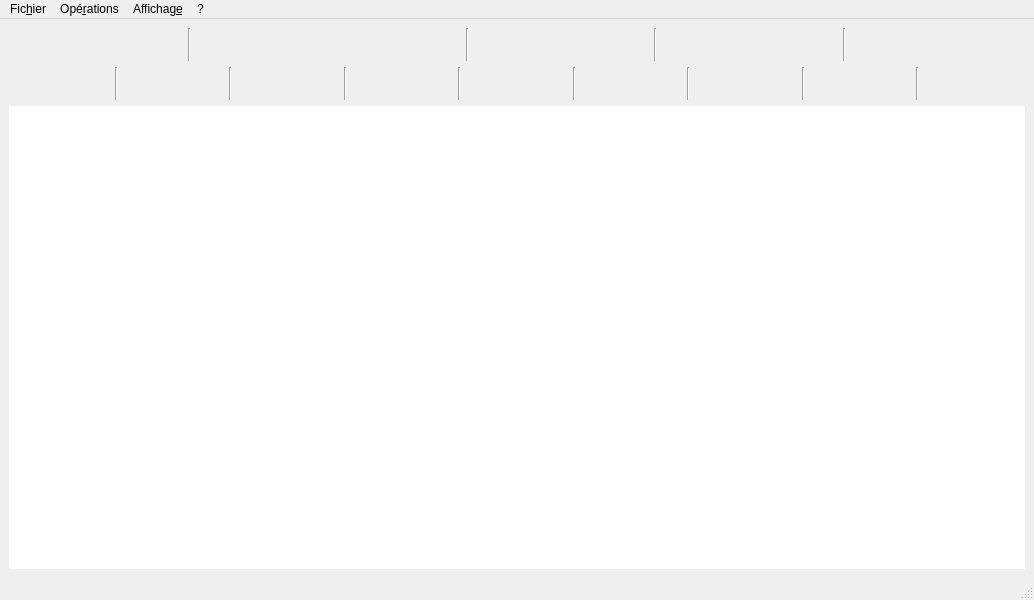
 <widget class="QMainWindow" name="MainWindow">
  <property name="geometry">
   <rect>
    <x>0</x>
    <y>0</y>
    <width>1034</width>
    <height>600</height>
   </rect>
  </property>
  <property name="windowTitle">
   <string>Pythot</string>
  </property>
  <property name="windowIcon">
   <iconset>
    <normaloff>icons/thot.ico</normaloff>icons/thot.ico</iconset>
  </property>
  <widget class="QWidget" name="centralwidget">
   <property name="sizePolicy">
    <sizepolicy hsizetype="Expanding" vsizetype="Expanding">
     <horstretch>0</horstretch>
     <verstretch>0</verstretch>
    </sizepolicy>
   </property>
   <property name="autoFillBackground">
    <bool>false</bool>
   </property>
   <property name="styleSheet">
    <string notr="true"/>
   </property>
   <layout class="QVBoxLayout" name="verticalLayout">
    <item>
     <layout class="QHBoxLayout" name="horizontalLayout_7">
      <item>
       <widget class="QPushButton" name="open">
        <property name="toolTip">
         <string>Ouvrir une équation (CTRL+O)</string>
        </property>
        <property name="text">
         <string/>
        </property>
        <property name="icon">
         <iconset resource="resources.qrc">
          <normaloff>:/icons/icons/folder.svg</normaloff>:/icons/icons/folder.svg</iconset>
        </property>
        <property name="iconSize">
         <size>
          <width>20</width>
          <height>20</height>
         </size>
        </property>
        <property name="flat">
         <bool>true</bool>
        </property>
       </widget>
      </item>
      <item>
       <widget class="QPushButton" name="save">
        <property name="toolTip">
         <string>Enregistrer l'équation (CTRL+S)</string>
        </property>
        <property name="text">
         <string/>
        </property>
        <property name="icon">
         <iconset resource="resources.qrc">
          <normaloff>:/icons/icons/floppy-disk.svg</normaloff>:/icons/icons/floppy-disk.svg</iconset>
        </property>
        <property name="iconSize">
         <size>
          <width>20</width>
          <height>20</height>
         </size>
        </property>
        <property name="flat">
         <bool>true</bool>
        </property>
       </widget>
      </item>
      <item>
       <widget class="Line" name="line_9">
        <property name="orientation">
         <enum>Qt::Vertical</enum>
        </property>
       </widget>
      </item>
      <item>
       <widget class="QPushButton" name="new_equation">
        <property name="toolTip">
         <string>Nouvelle équation (CTRL+N)</string>
        </property>
        <property name="text">
         <string/>
        </property>
        <property name="icon">
         <iconset resource="resources.qrc">
          <normaloff>:/icons/icons/document-empty.svg</normaloff>:/icons/icons/document-empty.svg</iconset>
        </property>
        <property name="iconSize">
         <size>
          <width>20</width>
          <height>20</height>
         </size>
        </property>
        <property name="flat">
         <bool>true</bool>
        </property>
       </widget>
      </item>
      <item>
       <widget class="QPushButton" name="random">
        <property name="toolTip">
         <string>Équation au hasard (CTRL+H)</string>
        </property>
        <property name="text">
         <string/>
        </property>
        <property name="icon">
         <iconset resource="resources.qrc">
          <normaloff>:/icons/icons/document-random.svg</normaloff>:/icons/icons/document-random.svg</iconset>
        </property>
        <property name="iconSize">
         <size>
          <width>20</width>
          <height>20</height>
         </size>
        </property>
        <property name="flat">
         <bool>true</bool>
        </property>
       </widget>
      </item>
      <item>
       <widget class="QPushButton" name="empty">
        <property name="toolTip">
         <string>Effacer l'équation (CTRL+E)</string>
        </property>
        <property name="text">
         <string/>
        </property>
        <property name="icon">
         <iconset resource="resources.qrc">
          <normaloff>:/icons/icons/eraser.svg</normaloff>:/icons/icons/eraser.svg</iconset>
        </property>
        <property name="iconSize">
         <size>
          <width>20</width>
          <height>20</height>
         </size>
        </property>
        <property name="flat">
         <bool>true</bool>
        </property>
       </widget>
      </item>
      <item>
       <widget class="Line" name="line_10">
        <property name="orientation">
         <enum>Qt::Vertical</enum>
        </property>
       </widget>
      </item>
      <item>
       <widget class="QPushButton" name="fraction">
        <property name="font">
         <font>
          <pointsize>16</pointsize>
         </font>
        </property>
        <property name="toolTip">
         <string>Mode fraction (CTRL+F)</string>
        </property>
        <property name="text">
         <string/>
        </property>
        <property name="icon">
         <iconset resource="resources.qrc">
          <normaloff>:/icons/icons/Q.svg</normaloff>:/icons/icons/Q.svg</iconset>
        </property>
        <property name="iconSize">
         <size>
          <width>20</width>
          <height>20</height>
         </size>
        </property>
        <property name="flat">
         <bool>true</bool>
        </property>
       </widget>
      </item>
      <item>
       <widget class="QPushButton" name="decimal">
        <property name="font">
         <font>
          <pointsize>16</pointsize>
         </font>
        </property>
        <property name="toolTip">
         <string>Mode  décimal (CTRL+D)</string>
        </property>
        <property name="text">
         <string/>
        </property>
        <property name="icon">
         <iconset resource="resources.qrc">
          <normaloff>:/icons/icons/D.svg</normaloff>:/icons/icons/D.svg</iconset>
        </property>
        <property name="iconSize">
         <size>
          <width>20</width>
          <height>20</height>
         </size>
        </property>
        <property name="flat">
         <bool>true</bool>
        </property>
       </widget>
      </item>
      <item>
       <widget class="Line" name="line_11">
        <property name="orientation">
         <enum>Qt::Vertical</enum>
        </property>
       </widget>
      </item>
      <item>
       <widget class="QPushButton" name="zoom_in">
        <property name="toolTip">
         <string>Agrandir le texte (CTRL++)</string>
        </property>
        <property name="text">
         <string/>
        </property>
        <property name="icon">
         <iconset resource="resources.qrc">
          <normaloff>:/icons/icons/zoom-in.svg</normaloff>:/icons/icons/zoom-in.svg</iconset>
        </property>
        <property name="iconSize">
         <size>
          <width>20</width>
          <height>20</height>
         </size>
        </property>
        <property name="flat">
         <bool>true</bool>
        </property>
       </widget>
      </item>
      <item>
       <widget class="QPushButton" name="zoom_out">
        <property name="toolTip">
         <string>Rétrécir le texte(CTRL+-)</string>
        </property>
        <property name="text">
         <string/>
        </property>
        <property name="icon">
         <iconset resource="resources.qrc">
          <normaloff>:/icons/icons/zoom-out.svg</normaloff>:/icons/icons/zoom-out.svg</iconset>
        </property>
        <property name="iconSize">
         <size>
          <width>20</width>
          <height>20</height>
         </size>
        </property>
        <property name="flat">
         <bool>true</bool>
        </property>
       </widget>
      </item>
      <item>
       <widget class="Line" name="line_12">
        <property name="orientation">
         <enum>Qt::Vertical</enum>
        </property>
       </widget>
      </item>
      <item>
       <widget class="QPushButton" name="help">
        <property name="toolTip">
         <string>Aide de pythot (F1)</string>
        </property>
        <property name="text">
         <string/>
        </property>
        <property name="icon">
         <iconset resource="resources.qrc">
          <normaloff>:/icons/icons/book.svg</normaloff>:/icons/icons/book.svg</iconset>
        </property>
        <property name="iconSize">
         <size>
          <width>20</width>
          <height>20</height>
         </size>
        </property>
        <property name="flat">
         <bool>true</bool>
        </property>
       </widget>
      </item>
      <item>
       <widget class="QPushButton" name="about">
        <property name="toolTip">
         <string>A propos de Pythot</string>
        </property>
        <property name="text">
         <string/>
        </property>
        <property name="icon">
         <iconset resource="resources.qrc">
          <normaloff>:/icons/icons/thot.ico</normaloff>:/icons/icons/thot.ico</iconset>
        </property>
        <property name="iconSize">
         <size>
          <width>20</width>
          <height>20</height>
         </size>
        </property>
        <property name="flat">
         <bool>true</bool>
        </property>
       </widget>
      </item>
     </layout>
    </item>
    <item>
     <layout class="QHBoxLayout" name="horizontalLayout_4">
      <item>
       <widget class="QPushButton" name="add_num">
        <property name="toolTip">
         <string>Ajouter un nombre (+)</string>
        </property>
        <property name="text">
         <string/>
        </property>
        <property name="icon">
         <iconset resource="resources.qrc">
          <normaloff>:/icons/icons/plus.svg</normaloff>:/icons/icons/plus.svg</iconset>
        </property>
        <property name="iconSize">
         <size>
          <width>40</width>
          <height>40</height>
         </size>
        </property>
        <property name="flat">
         <bool>true</bool>
        </property>
       </widget>
      </item>
      <item>
       <widget class="Line" name="line_13">
        <property name="orientation">
         <enum>Qt::Vertical</enum>
        </property>
       </widget>
      </item>
      <item>
       <widget class="QPushButton" name="sub_num">
        <property name="toolTip">
         <string>Soustraire un nombre (-)</string>
        </property>
        <property name="text">
         <string/>
        </property>
        <property name="icon">
         <iconset resource="resources.qrc">
          <normaloff>:/icons/icons/minus.svg</normaloff>:/icons/icons/minus.svg</iconset>
        </property>
        <property name="iconSize">
         <size>
          <width>40</width>
          <height>40</height>
         </size>
        </property>
        <property name="flat">
         <bool>true</bool>
        </property>
       </widget>
      </item>
      <item>
       <widget class="Line" name="line_14">
        <property name="orientation">
         <enum>Qt::Vertical</enum>
        </property>
       </widget>
      </item>
      <item>
       <widget class="QPushButton" name="add_x">
        <property name="toolTip">
         <string>Ajouter un terme en x (P)</string>
        </property>
        <property name="text">
         <string/>
        </property>
        <property name="icon">
         <iconset resource="resources.qrc">
          <normaloff>:/icons/icons/plus-x.svg</normaloff>:/icons/icons/plus-x.svg</iconset>
        </property>
        <property name="iconSize">
         <size>
          <width>40</width>
          <height>40</height>
         </size>
        </property>
        <property name="flat">
         <bool>true</bool>
        </property>
       </widget>
      </item>
      <item>
       <widget class="Line" name="line_15">
        <property name="orientation">
         <enum>Qt::Vertical</enum>
        </property>
       </widget>
      </item>
      <item>
       <widget class="QPushButton" name="sub_x">
        <property name="toolTip">
         <string>Soustraire un terme en x (M)</string>
        </property>
        <property name="text">
         <string/>
        </property>
        <property name="icon">
         <iconset resource="resources.qrc">
          <normaloff>:/icons/icons/minus-x.svg</normaloff>:/icons/icons/minus-x.svg</iconset>
        </property>
        <property name="iconSize">
         <size>
          <width>40</width>
          <height>40</height>
         </size>
        </property>
        <property name="flat">
         <bool>true</bool>
        </property>
       </widget>
      </item>
      <item>
       <widget class="Line" name="line_16">
        <property name="orientation">
         <enum>Qt::Vertical</enum>
        </property>
       </widget>
      </item>
      <item>
       <widget class="QPushButton" name="mult">
        <property name="toolTip">
         <string>Multiplier les deux membres par un nombre (*)</string>
        </property>
        <property name="text">
         <string/>
        </property>
        <property name="icon">
         <iconset resource="resources.qrc">
          <normaloff>:/icons/icons/times.svg</normaloff>:/icons/icons/times.svg</iconset>
        </property>
        <property name="iconSize">
         <size>
          <width>40</width>
          <height>40</height>
         </size>
        </property>
        <property name="flat">
         <bool>true</bool>
        </property>
       </widget>
      </item>
      <item>
       <widget class="Line" name="line_17">
        <property name="orientation">
         <enum>Qt::Vertical</enum>
        </property>
       </widget>
      </item>
      <item>
       <widget class="QPushButton" name="div">
        <property name="toolTip">
         <string>Diviser les deux membres par un nombre (/)</string>
        </property>
        <property name="text">
         <string/>
        </property>
        <property name="icon">
         <iconset resource="resources.qrc">
          <normaloff>:/icons/icons/div.svg</normaloff>:/icons/icons/div.svg</iconset>
        </property>
        <property name="iconSize">
         <size>
          <width>40</width>
          <height>40</height>
         </size>
        </property>
        <property name="flat">
         <bool>true</bool>
        </property>
       </widget>
      </item>
      <item>
       <widget class="Line" name="line_18">
        <property name="orientation">
         <enum>Qt::Vertical</enum>
        </property>
       </widget>
      </item>
      <item>
       <widget class="QPushButton" name="exchange">
        <property name="toolTip">
         <string>Intervertir les deux membres (I)</string>
        </property>
        <property name="text">
         <string/>
        </property>
        <property name="icon">
         <iconset resource="resources.qrc">
          <normaloff>:/icons/icons/exchange.svg</normaloff>:/icons/icons/exchange.svg</iconset>
        </property>
        <property name="iconSize">
         <size>
          <width>40</width>
          <height>40</height>
         </size>
        </property>
        <property name="flat">
         <bool>true</bool>
        </property>
       </widget>
      </item>
      <item>
       <widget class="Line" name="line_19">
        <property name="orientation">
         <enum>Qt::Vertical</enum>
        </property>
       </widget>
      </item>
      <item>
       <widget class="QPushButton" name="opposite">
        <property name="font">
         <font>
          <pointsize>16</pointsize>
         </font>
        </property>
        <property name="toolTip">
         <string>Changer le signe des deux membres (O)</string>
        </property>
        <property name="text">
         <string/>
        </property>
        <property name="icon">
         <iconset resource="resources.qrc">
          <normaloff>:/icons/icons/opposite.svg</normaloff>:/icons/icons/opposite.svg</iconset>
        </property>
        <property name="iconSize">
         <size>
          <width>40</width>
          <height>40</height>
         </size>
        </property>
        <property name="flat">
         <bool>true</bool>
        </property>
       </widget>
      </item>
      <item>
       <widget class="Line" name="line_20">
        <property name="orientation">
         <enum>Qt::Vertical</enum>
        </property>
       </widget>
      </item>
      <item>
       <widget class="QPushButton" name="cancel">
        <property name="toolTip">
         <string>Annuler le dernier calcul (Suppr)</string>
        </property>
        <property name="text">
         <string/>
        </property>
        <property name="icon">
         <iconset resource="resources.qrc">
          <normaloff>:/icons/icons/cancel.svg</normaloff>:/icons/icons/cancel.svg</iconset>
        </property>
        <property name="iconSize">
         <size>
          <width>40</width>
          <height>40</height>
         </size>
        </property>
        <property name="flat">
         <bool>true</bool>
        </property>
       </widget>
      </item>
     </layout>
    </item>
    <item>
     <layout class="QGridLayout" name="gridLayout" rowstretch="0" columnstretch="0">
      <item row="0" column="0">
       <widget class="QScrollArea" name="scrollArea">
        <property name="font">
         <font>
          <family>Latin Modern Roman</family>
          <pointsize>18</pointsize>
          <weight>75</weight>
          <italic>true</italic>
          <bold>true</bold>
         </font>
        </property>
        <property name="frameShape">
         <enum>QFrame::NoFrame</enum>
        </property>
        <property name="widgetResizable">
         <bool>true</bool>
        </property>
        <widget class="QWidget" name="scrollAreaWidgetContents">
         <property name="geometry">
          <rect>
           <x>0</x>
           <y>0</y>
           <width>1020</width>
           <height>421</height>
          </rect>
         </property>
         <property name="styleSheet">
          <string notr="true">background-color: white;</string>
         </property>
         <layout class="QHBoxLayout" name="horizontalLayout">
          <item>
           <widget class="Equations" name="equations">
            <property name="font">
             <font>
              <family>LM Roman 9</family>
              <pointsize>16</pointsize>
              <italic>true</italic>
             </font>
            </property>
            <property name="text">
             <string/>
            </property>
            <property name="alignment">
             <set>Qt::AlignHCenter|Qt::AlignTop</set>
            </property>
           </widget>
          </item>
         </layout>
        </widget>
       </widget>
      </item>
     </layout>
    </item>
   </layout>
  </widget>
  <widget class="QMenuBar" name="menubar">
   <property name="geometry">
    <rect>
     <x>0</x>
     <y>0</y>
     <width>1034</width>
     <height>32</height>
    </rect>
   </property>
   <widget class="QMenu" name="menuFichier">
    <property name="title">
     <string>Fic&amp;hier</string>
    </property>
    <addaction name="actionOuvrir_un_fichier_quations"/>
    <addaction name="actionSauvegarder_un_fichier_quation"/>
    <addaction name="separator"/>
    <addaction name="actionNouvelle_quation"/>
    <addaction name="action_quation_au_hasard"/>
    <addaction name="actionEffacer_l_quation"/>
    <addaction name="separator"/>
    <addaction name="actionQuitter"/>
   </widget>
   <widget class="QMenu" name="menuOp_rations">
    <property name="title">
     <string>Opé&amp;rations</string>
    </property>
    <addaction name="actionAjouter_un_nombre"/>
    <addaction name="actionSoustraire_un_nombre"/>
    <addaction name="actionAjouter_un_terme_en_x"/>
    <addaction name="actionSoustraire_un_terme_en_x"/>
    <addaction name="actionMultiplier_par_un_nombre"/>
    <addaction name="actionDiviser_par_un_nombre"/>
    <addaction name="actionIntervertir_les_deux_membres"/>
    <addaction name="actionPrendre_l_oppos"/>
    <addaction name="actionAnnuler"/>
   </widget>
   <widget class="QMenu" name="menuAffichage">
    <property name="title">
     <string>Affichag&amp;e</string>
    </property>
    <addaction name="actionMode_fraction"/>
    <addaction name="actionMode_d_cimal"/>
    <addaction name="separator"/>
    <addaction name="actionAgrandir"/>
    <addaction name="actionR_duire"/>
   </widget>
   <widget class="QMenu" name="menu">
    <property name="title">
     <string>?</string>
    </property>
    <addaction name="actionAide"/>
    <addaction name="actionA_propos"/>
   </widget>
   <addaction name="menuFichier"/>
   <addaction name="menuOp_rations"/>
   <addaction name="menuAffichage"/>
   <addaction name="menu"/>
  </widget>
  <widget class="QStatusBar" name="statusbar"/>
  <action name="actionOuvrir_un_fichier_quations">
   <property name="icon">
    <iconset resource="resources.qrc">
     <normaloff>:/icons/icons/folder.svg</normaloff>:/icons/icons/folder.svg</iconset>
   </property>
   <property name="text">
    <string>&amp;Ouvrir un fichier équations</string>
   </property>
   <property name="shortcut">
    <string>Ctrl+O</string>
   </property>
  </action>
  <action name="actionSauvegarder_un_fichier_quation">
   <property name="icon">
    <iconset resource="resources.qrc">
     <normaloff>:/icons/icons/floppy-disk.svg</normaloff>:/icons/icons/floppy-disk.svg</iconset>
   </property>
   <property name="text">
    <string>&amp;Sauvegarder un fichier équation</string>
   </property>
   <property name="shortcut">
    <string>Ctrl+S</string>
   </property>
  </action>
  <action name="actionNouvelle_quation">
   <property name="icon">
    <iconset resource="resources.qrc">
     <normaloff>:/icons/icons/document-empty.svg</normaloff>:/icons/icons/document-empty.svg</iconset>
   </property>
   <property name="text">
    <string>&amp;Nouvelle équation</string>
   </property>
   <property name="shortcut">
    <string>Ctrl+N</string>
   </property>
  </action>
  <action name="action_quation_au_hasard">
   <property name="icon">
    <iconset resource="resources.qrc">
     <normaloff>:/icons/icons/document-random.svg</normaloff>:/icons/icons/document-random.svg</iconset>
   </property>
   <property name="text">
    <string>&amp;Équation au hasard</string>
   </property>
   <property name="shortcut">
    <string>Ctrl+H</string>
   </property>
  </action>
  <action name="actionEffacer_l_quation">
   <property name="icon">
    <iconset resource="resources.qrc">
     <normaloff>:/icons/icons/eraser.svg</normaloff>:/icons/icons/eraser.svg</iconset>
   </property>
   <property name="text">
    <string>&amp;Effacer l'équation</string>
   </property>
   <property name="shortcut">
    <string>Ctrl+E</string>
   </property>
  </action>
  <action name="actionQuitter">
   <property name="text">
    <string>&amp;Quitter</string>
   </property>
   <property name="shortcut">
    <string>Ctrl+Q</string>
   </property>
  </action>
  <action name="actionAjouter_un_nombre">
   <property name="icon">
    <iconset resource="resources.qrc">
     <normaloff>:/icons/icons/plus.svg</normaloff>:/icons/icons/plus.svg</iconset>
   </property>
   <property name="text">
    <string>&amp;Ajouter un nombre</string>
   </property>
   <property name="shortcut">
    <string>+</string>
   </property>
  </action>
  <action name="actionSoustraire_un_nombre">
   <property name="icon">
    <iconset resource="resources.qrc">
     <normaloff>:/icons/icons/minus.svg</normaloff>:/icons/icons/minus.svg</iconset>
   </property>
   <property name="text">
    <string>&amp;Soustraire un nombre</string>
   </property>
   <property name="shortcut">
    <string>-</string>
   </property>
  </action>
  <action name="actionAjouter_un_terme_en_x">
   <property name="icon">
    <iconset resource="resources.qrc">
     <normaloff>:/icons/icons/plus-x.svg</normaloff>:/icons/icons/plus-x.svg</iconset>
   </property>
   <property name="text">
    <string>Ajouter &amp;un terme en x</string>
   </property>
   <property name="shortcut">
    <string>P</string>
   </property>
  </action>
  <action name="actionSoustraire_un_terme_en_x">
   <property name="icon">
    <iconset resource="resources.qrc">
     <normaloff>:/icons/icons/minus-x.svg</normaloff>:/icons/icons/minus-x.svg</iconset>
   </property>
   <property name="text">
    <string>Soustraire un terme &amp;en x</string>
   </property>
   <property name="shortcut">
    <string>M</string>
   </property>
  </action>
  <action name="actionMultiplier_par_un_nombre">
   <property name="icon">
    <iconset resource="resources.qrc">
     <normaloff>:/icons/icons/times.svg</normaloff>:/icons/icons/times.svg</iconset>
   </property>
   <property name="text">
    <string>&amp;Multiplier</string>
   </property>
   <property name="shortcut">
    <string>*</string>
   </property>
  </action>
  <action name="actionDiviser_par_un_nombre">
   <property name="icon">
    <iconset resource="resources.qrc">
     <normaloff>:/icons/icons/div.svg</normaloff>:/icons/icons/div.svg</iconset>
   </property>
   <property name="text">
    <string>&amp;Diviser</string>
   </property>
   <property name="shortcut">
    <string>/</string>
   </property>
  </action>
  <action name="actionIntervertir_les_deux_membres">
   <property name="icon">
    <iconset resource="resources.qrc">
     <normaloff>:/icons/icons/exchange.svg</normaloff>:/icons/icons/exchange.svg</iconset>
   </property>
   <property name="text">
    <string>&amp;Intervertir les deux membres</string>
   </property>
   <property name="shortcut">
    <string>I</string>
   </property>
  </action>
  <action name="actionPrendre_l_oppos">
   <property name="icon">
    <iconset resource="resources.qrc">
     <normaloff>:/icons/icons/opposite.svg</normaloff>:/icons/icons/opposite.svg</iconset>
   </property>
   <property name="text">
    <string>&amp;Prendre l'opposé</string>
   </property>
   <property name="iconText">
    <string>+ / -</string>
   </property>
   <property name="shortcut">
    <string>O</string>
   </property>
  </action>
  <action name="actionAnnuler">
   <property name="icon">
    <iconset resource="resources.qrc">
     <normaloff>:/icons/icons/cancel.svg</normaloff>:/icons/icons/cancel.svg</iconset>
   </property>
   <property name="text">
    <string>A&amp;nnuler</string>
   </property>
   <property name="shortcut">
    <string>Del</string>
   </property>
  </action>
  <action name="actionMode_fraction">
   <property name="checkable">
    <bool>false</bool>
   </property>
   <property name="icon">
    <iconset resource="resources.qrc">
     <normaloff>:/icons/icons/Q.svg</normaloff>:/icons/icons/Q.svg</iconset>
   </property>
   <property name="text">
    <string>&amp;Mode fraction</string>
   </property>
   <property name="shortcut">
    <string>Ctrl+F</string>
   </property>
  </action>
  <action name="actionMode_d_cimal">
   <property name="checkable">
    <bool>false</bool>
   </property>
   <property name="checked">
    <bool>false</bool>
   </property>
   <property name="icon">
    <iconset resource="resources.qrc">
     <normaloff>:/icons/icons/D.svg</normaloff>:/icons/icons/D.svg</iconset>
   </property>
   <property name="text">
    <string>Mode &amp;décimal</string>
   </property>
   <property name="shortcut">
    <string>Ctrl+D</string>
   </property>
  </action>
  <action name="actionAgrandir">
   <property name="icon">
    <iconset resource="resources.qrc">
     <normaloff>:/icons/icons/zoom-in.svg</normaloff>:/icons/icons/zoom-in.svg</iconset>
   </property>
   <property name="text">
    <string>&amp;Agrandir</string>
   </property>
   <property name="shortcut">
    <string>Ctrl++</string>
   </property>
  </action>
  <action name="actionR_duire">
   <property name="icon">
    <iconset resource="resources.qrc">
     <normaloff>:/icons/icons/zoom-out.svg</normaloff>:/icons/icons/zoom-out.svg</iconset>
   </property>
   <property name="text">
    <string>&amp;Réduire</string>
   </property>
   <property name="shortcut">
    <string>Ctrl+-</string>
   </property>
  </action>
  <action name="actionAide">
   <property name="icon">
    <iconset resource="resources.qrc">
     <normaloff>:/icons/icons/book.svg</normaloff>:/icons/icons/book.svg</iconset>
   </property>
   <property name="text">
    <string>&amp;Aide</string>
   </property>
   <property name="shortcut">
    <string>F1</string>
   </property>
  </action>
  <action name="actionA_propos">
   <property name="icon">
    <iconset resource="resources.qrc">
     <normaloff>:/icons/icons/thot.ico</normaloff>:/icons/icons/thot.ico</iconset>
   </property>
   <property name="text">
    <string>A &amp;propos</string>
   </property>
  </action>
 </widget>
